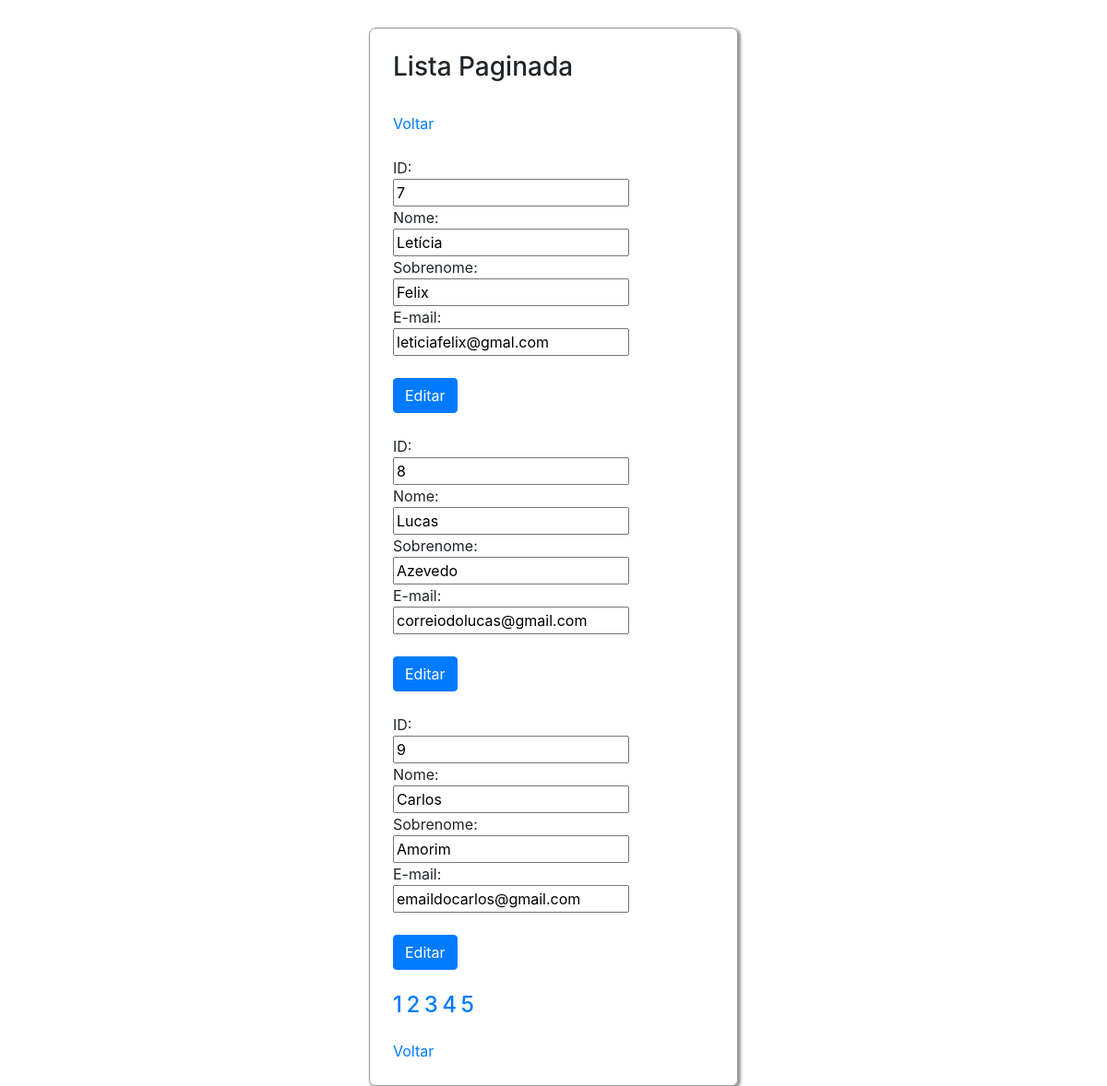
Page /list_pages.php?pagina=3 on the committed database.
### tables this page shows
CREATE TABLE `tbl_usuarios` (
  `id_usuario` int(11) NOT NULL,
  `primeiro_nome` varchar(20) DEFAULT NULL,
  `sobrenome` varchar(60) DEFAULT NULL,
  `email` varchar(60) NOT NULL
);

### list_pages.php (the view, shortened to what this page needs)
<!DOCTYPE html>
<html>
<head>
  <link rel="stylesheet" href="https://maxcdn.bootstrapcdn.com/bootstrap/4.2.1/css/bootstrap.min.css">
  <link href="stylesheet.css" type="text/css" rel="stylesheet" media="screen" />
</head>
<body>
  <div>
    <h3>Lista Paginada</h3><br>
    <a href="index.php" target="_self">Voltar</a><br><br>
<?php
    include "connect.php";
    $pagina = (isset($_GET['pagina']))? $_GET['pagina'] : 1;
    $comando = "select * from tbl_usuarios;";
    $dados = mysqli_query($link,$comando);
    $total = mysqli_num_rows($dados);
    $registros = 3;
    $numPaginas = ceil($total/$registros);
    $inicio = ($registros*$pagina)-$registros;
    $comando = "select * from tbl_usuarios limit $inicio,$registros;";
    $dados = mysqli_query($link,$comando);
    while ($conteudo = mysqli_fetch_array($dados)) {
      $id = $conteudo['id_usuario'];
      $primeiro_nome = $conteudo['primeiro_nome'];
      $sobrenome = $conteudo['sobrenome'];
      $email = $conteudo['email'];
      echo "<form action='form_update.php' method='POST'>";
      echo "ID:<br>";
      echo "<input type='text' name='id_usuario' value='$id'><br>";
      echo "Nome:<br>";
      echo "<input type='text' name='primeiro_nome' value='$primeiro_nome'><br>";
      echo "Sobrenome:<br>";
      echo "<input type='text' name='sobrenome' value='$sobrenome'><br>";
      echo "E-mail:<br>";
      echo "<input type='text' name='email' value='$email'><br><br>";
      echo "<input class='btn btn-primary' type='submit' value='Editar'><br><br<br><br>";
      echo "</form>";
    }
    for($i = 1; $i < $numPaginas + 1; $i++) {
        echo "<h4><a href='list_pages.php?pagina=$i'>".$i."</h4></a> ";
    }
?>
<br><br>
<a href="index.php" target="_self">Voltar</a><br>
</div>
</body>
</html>

### stylesheet.css (style rules this page uses)
div { width: 400px; margin: 30px auto; border: 1px solid #999; padding: 25px; border-radius: 7px; box-shadow: 2px 2px 3px 1px #999; }

### list_pages.php (style rules this page uses)
h4 { display:inline; }

### rows in the picture
tbl_usuarios: id_usuario "7", primeiro_nome "Letícia", sobrenome "Felix", email "leticiafelix@gmal.com"
tbl_usuarios: id_usuario "8", primeiro_nome "Lucas", sobrenome "Azevedo", email "correiodolucas@gmail.com"
tbl_usuarios: id_usuario "9", primeiro_nome "Carlos", sobrenome "Amorim", email "emaildocarlos@gmail.com"
